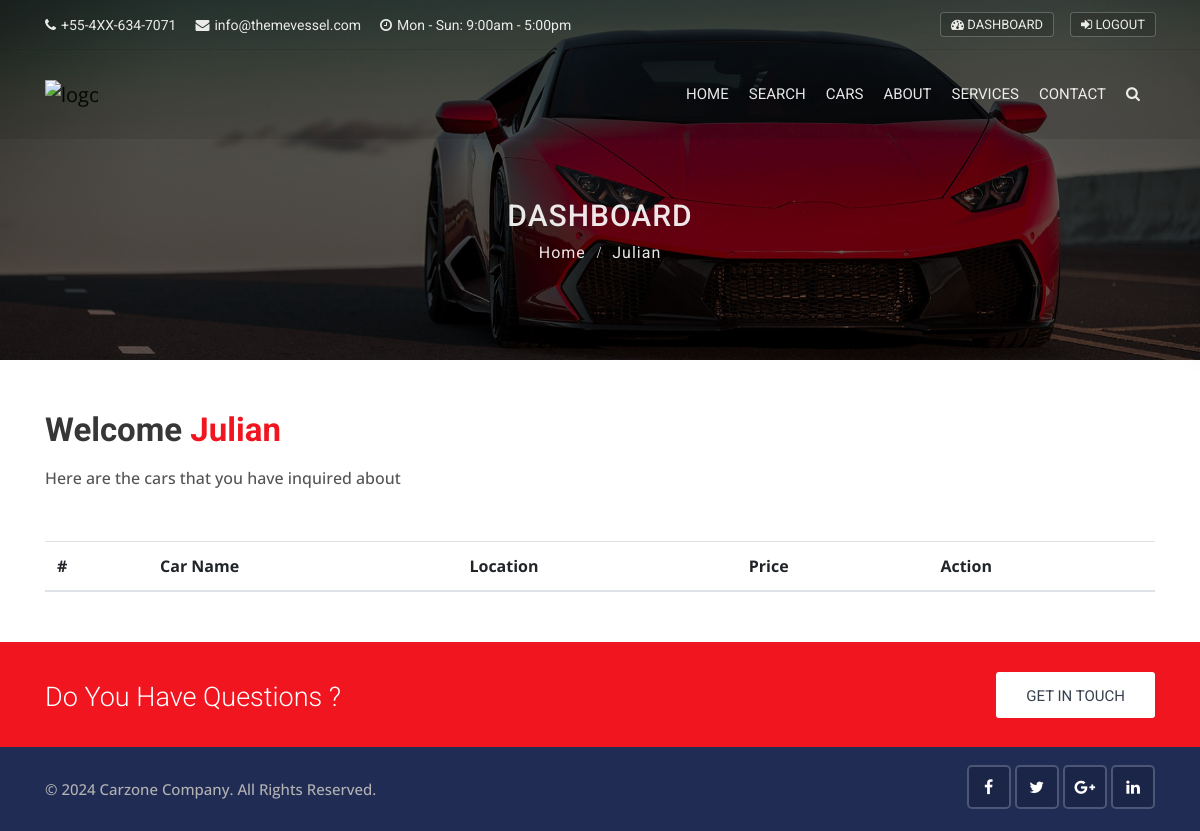
The app's page /accounts/dashboard/ (signed in), older data.
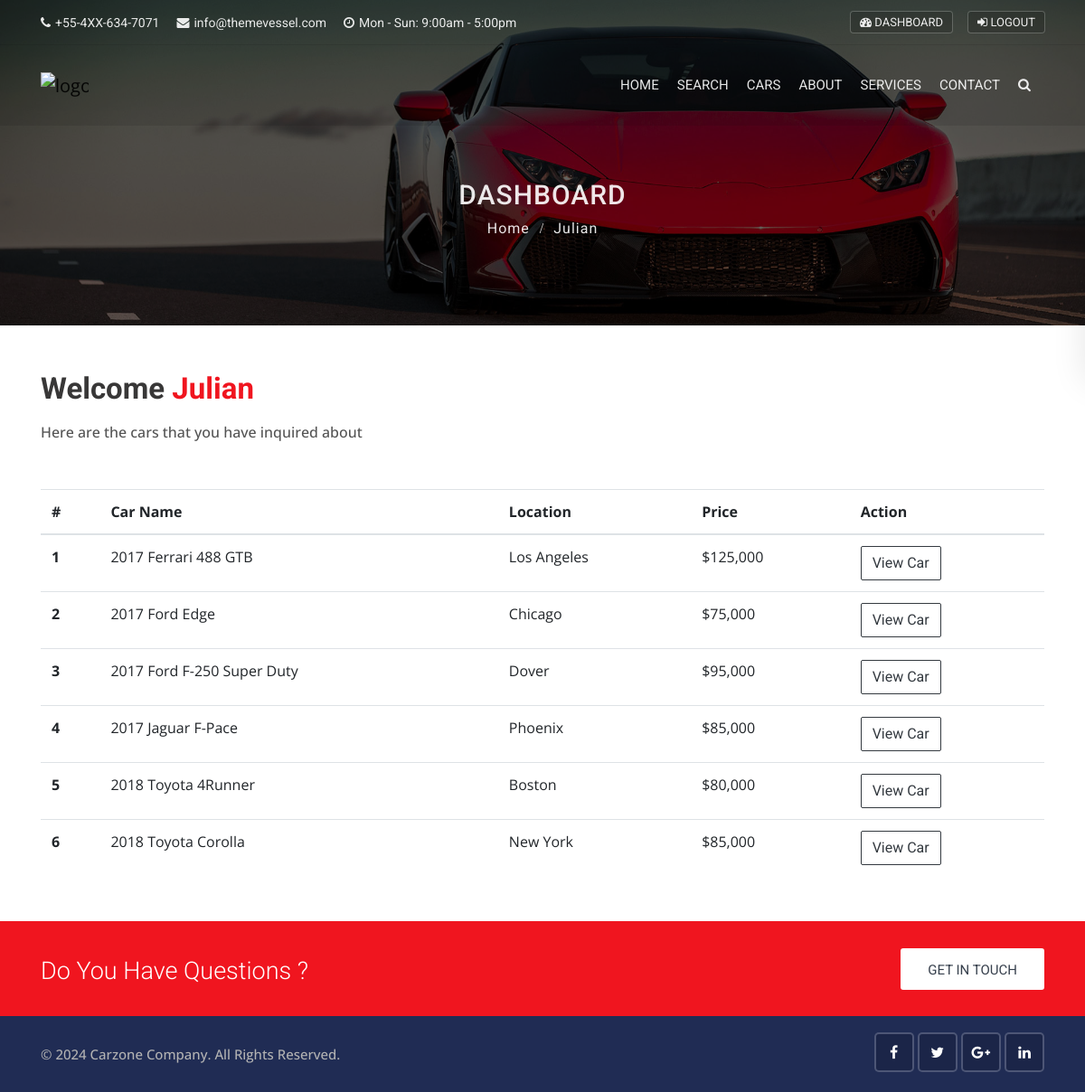
The same page, newer data.
### cars/models.py (models this page shows, shortened)
class Car(models.Model):
    state_choices = (
        ('AL', 'Alabama'),
        ('AK', 'Alaska'),
        ('AZ', 'Arizona'),
        ('AR', 'Arkansas'),
        ('CA', 'California'),
        ('CO', 'Colorado'),
        ('CT', 'Connecticut'),
        ('DE', 'Delaware'),
        ('DC', 'District of Columbia'),
        ('FL', 'Florida'),
        ('GA', 'Georgia'),
        ('HI', 'Hawaii'),
        ('ID', 'Idaho'),
        ('IL', 'Illinois'),
        ('IN', 'Indiana'),
        ('IA', 'Iowa'),
        ('KS', 'Kansas'),
        ('KY', 'Kentucky'),
        ('LA', 'Louisiana'),
        ('ME', 'Maine'),
        ('MD', 'Maryland'),
        ('MA', 'Massachusetts'),
        ('MI', 'Michigan'),
        ('MN', 'Minnesota'),
        ('MS', 'Mississippi'),
        ('MO', 'Missouri'),
        ('MT', 'Montana'),
        ('NE', 'Nebraska'),
        ('NV', 'Nevada'),
        ('NH', 'New Hampshire'),
        ('NJ', 'New Jersey'),
        ('NM', 'New Mexico'),
        ('NY', 'New York'),
        ('NC', 'North Carolina'),
        ('ND', 'North Dakota'),
        ('OH', 'Ohio'),
        ('OK', 'Oklahoma'),
        ('OR', 'Oregon'),
        ('PA', 'Pennsylvania'),
        ('RI', 'Rhode Island'),
        ('SC', 'South Carolina'),
        ('SD', 'South Dakota'),
        ('TN', 'Tennessee'),
        ('TX', 'Texas'),
        ('UT', 'Utah'),
        ('VT', 'Vermont'),
        ('VA', 'Virginia'),
        ('WA', 'Washington'),
        ('WV', 'West Virginia'),
        ('WI', 'Wisconsin'),
        ('WY', 'Wyoming'),
    )
    year_choices = []
    for num in range(2000, (datetime.now().year + 1)):
        year_choices.append((num, num))
    condition_choices = (
        ('NEW', 'New'),
        ('USED', 'Used'),
    )
    door_choices = (
        ('2', '2'),
        ('3', '3'),
        ('4', '4'),
        ('5', '5'),
        ('6', '6'),
    )
    title = models.CharField(max_length=255)
    state = models.CharField(choices=state_choices, max_length=100)
    city = models.CharField(max_length=100)
    color = models.CharField(max_length=100)
    model = models.CharField(max_length=100)
    year = models.IntegerField(('year'), choices=year_choices)
    condition = models.CharField(choices=condition_choices, max_length=4)
    price = models.IntegerField()
    description = CKEditor5Field('Text', config_name='extends')
    car_photo_1 = models.ImageField(upload_to='photos/%Y/%m/%d/', blank=True)
    car_photo_2 = models.ImageField(upload_to='photos/%Y/%m/%d/', blank=True)
    car_photo_3 = models.ImageField(upload_to='photos/%Y/%m/%d/', blank=True)
    car_photo_4 = models.ImageField(upload_to='photos/%Y/%m/%d/', blank=True)
    car_photo_5 = models.ImageField(upload_to='photos/%Y/%m/%d/', blank=True)
    cruise_control = models.BooleanField(default=False)
    audio_interface = models.BooleanField(default=False)
    airbags = models.BooleanField(default=False)
    air_conditioning = models.BooleanField(default=False)
    seat_heating = models.BooleanField(default=False)
    alarm_system = models.BooleanField(default=False)
    park_assist = models.BooleanField(default=False)
    power_steering = models.BooleanField(default=False)
    reversing_camera = models.BooleanField(default=False)
    direct_fuel_injection = models.BooleanField(default=False)
    auto_start = models.BooleanField(default=False)
    wind_deflector = models.BooleanField(default=False)
    bluetooth_handset = models.BooleanField(default=False)
    body_type = models.CharField(max_length=100)
    engine = models.CharField(max_length=100)
    transmission = models.CharField(max_length=100)
    interior = models.CharField(max_length=100)
    mileage = models.IntegerField()
    doors = models.CharField(choices=door_choices, max_length=1)
    passengers = models.IntegerField()
    vin_no = models.CharField(max_length=100)
    fuel_type = models.CharField(max_length=100)
    no_owners = models.IntegerField()
    is_featured = models.BooleanField(default=False)
    created_date = models.DateField(default=datetime.now, blank=True)

### accounts/views.py (the view)
# urls.py: path('dashboard/', views.dashboard_view, name="dashboard"),
@login_required
def dashboard_view(request):
    user = request.user
    cars = Car.objects.all()
    return render(request, 'accounts/dashboard.html', {'user': user, 'cars': cars})

### templates/accounts/dashboard.html (shortened to what this page needs)
{% extends 'base.html' %}
{% load static %}
{% load humanize %}
{% block content %}
<div class="sub-banner overview-bgi">
    <div class="container breadcrumb-area">
        <div class="breadcrumb-areas">
            <h1>Dashboard</h1>
            <ul class="breadcrumbs">
                <li><a href="{% url 'home' %}">Home</a></li>
                <li class="active">{{user.first_name}}</li>
            </ul>
        </div>
    </div>
</div>
<div class="container mt-50 mb-50">
    <div class="main-title" style="text-align:left !important;">
            <h1>Welcome <span>{{user.first_name}}</span></h1>
            <p>Here are the cars that you have inquired about</p>
        </div>
    <table class="table table-hover">
      <thead>
        <tr>
          <th scope="col">#</th>
          <th scope="col">Car Name</th>
          <th scope="col">Location</th>
          <th scope="col">Price</th>
          <th scope="col">Action</th>
        </tr>
      </thead>
      <tbody>
        {% for car in cars %}
        <tr>
          <th scope="row">{{forloop.counter}}</th>
          <td>{{car.title}}</td>
          <td>{{car.city}}</td>
          <td>${{car.price | intcomma}}</td>
          <td><a href="{% url 'details' car.id %}" class="btn btn-outline-dark">View Car</a></td>
        </tr>
        {% endfor %}
      </tbody>
    </table>
</div>
{% endblock %}

Row changes from the older to the newer data that the page shows:
added Car: title "2017 Ferrari 488 GTB", city "Los Angeles", price "125,000"
added Car: title "2017 Ford Edge", city "Chicago", price "75,000"
added Car: title "2017 Ford F-250 Super Duty", city "Dover", price "95,000"
added Car: title "2017 Jaguar F-Pace", city "Phoenix", price "85,000"
added Car: title "2018 Toyota 4Runner", city "Boston", price "80,000"
added Car: title "2018 Toyota Corolla", city "New York", price "85,000"
